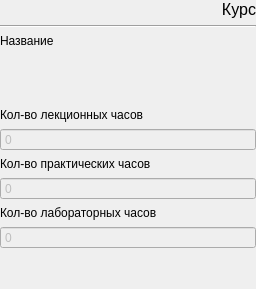
               <widget class="QWidget" name="courseInfo">
                <layout class="QVBoxLayout" name="verticalLayout">
                 <property name="leftMargin">
                  <number>0</number>
                 </property>
                 <property name="topMargin">
                  <number>0</number>
                 </property>
                 <property name="rightMargin">
                  <number>0</number>
                 </property>
                 <property name="bottomMargin">
                  <number>0</number>
                 </property>
                 <item>
                  <widget class="QLabel" name="courseNodeLabel">
                   <property name="font">
                    <font>
                     <pointsize>12</pointsize>
                    </font>
                   </property>
                   <property name="text">
                    <string>Курс</string>
                   </property>
                   <property name="alignment">
                    <set>Qt::AlignRight|Qt::AlignTrailing|Qt::AlignVCenter</set>
                   </property>
                  </widget>
                 </item>
                 <item>
                  <widget class="Line" name="line">
                   <property name="orientation">
                    <enum>Qt::Horizontal</enum>
                   </property>
                  </widget>
                 </item>
                 <item>
                  <widget class="QLabel" name="courseEditNameLabel">
                   <property name="text">
                    <string>Название</string>
                   </property>
                  </widget>
                 </item>
                 <item>
                  <widget class="QPlainTextEdit" name="courseEditName">
                   <property name="enabled">
                    <bool>false</bool>
                   </property>
                   <property name="minimumSize">
                    <size>
                     <width>0</width>
                     <height>48</height>
                    </size>
                   </property>
                   <property name="maximumSize">
                    <size>
                     <width>16777215</width>
                     <height>48</height>
                    </size>
                   </property>
                   <property name="frameShape">
                    <enum>QFrame::NoFrame</enum>
                   </property>
                   <property name="readOnly">
                    <bool>false</bool>
                   </property>
                  </widget>
                 </item>
                 <item>
                  <widget class="QLabel" name="courseEditLectureHoursLabel">
                   <property name="text">
                    <string>Кол-во лекционных часов</string>
                   </property>
                  </widget>
                 </item>
                 <item>
                  <widget class="QSpinBox" name="courseEditLectureHours">
                   <property name="enabled">
                    <bool>false</bool>
                   </property>
                   <property name="frame">
                    <bool>true</bool>
                   </property>
                   <property name="buttonSymbols">
                    <enum>QAbstractSpinBox::NoButtons</enum>
                   </property>
                   <property name="maximum">
                    <number>10000</number>
                   </property>
                  </widget>
                 </item>
                 <item>
                  <widget class="QLabel" name="courseEditPracticeHoursLabel">
                   <property name="text">
                    <string>Кол-во практических часов</string>
                   </property>
                  </widget>
                 </item>
                 <item>
                  <widget class="QSpinBox" name="courseEditPracticeHours">
                   <property name="enabled">
                    <bool>false</bool>
                   </property>
                   <property name="buttonSymbols">
                    <enum>QAbstractSpinBox::NoButtons</enum>
                   </property>
                   <property name="maximum">
                    <number>10000</number>
                   </property>
                  </widget>
                 </item>
                 <item>
                  <widget class="QLabel" name="courseEditLaboratoryHoursLabel">
                   <property name="text">
                    <string>Кол-во лабораторных часов</string>
                   </property>
                  </widget>
                 </item>
                 <item>
                  <widget class="QSpinBox" name="courseEditLaboratoryHours">
                   <property name="enabled">
                    <bool>false</bool>
                   </property>
                   <property name="buttonSymbols">
                    <enum>QAbstractSpinBox::NoButtons</enum>
                   </property>
                   <property name="maximum">
                    <number>10000</number>
                   </property>
                  </widget>
                 </item>
                 <item>
                  <spacer name="verticalSpacer">
                   <property name="orientation">
                    <enum>Qt::Vertical</enum>
                   </property>
                   <property name="sizeHint" stdset="0">
                    <size>
                     <width>20</width>
                     <height>40</height>
                    </size>
                   </property>
                  </spacer>
                 </item>
                </layout>
               </widget>
